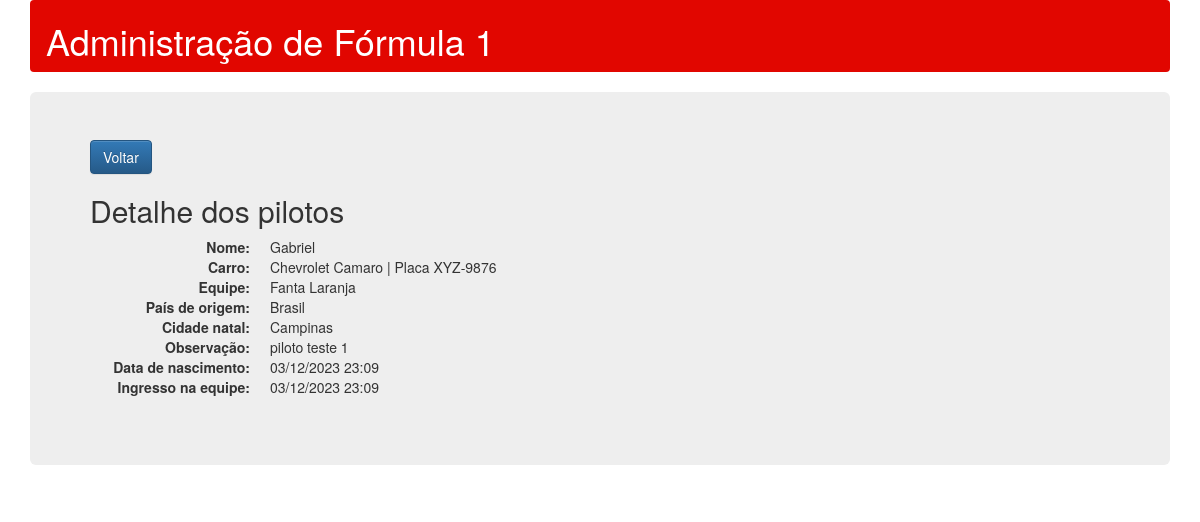
The app's page /pilotos/1/ with its own data.
### formulaum/models.py (models this page shows)
class Piloto(Model):
    nome = CharField(max_length=50)
    carro = ForeignKey(Carro, on_delete=models.CASCADE)
    equipe = ForeignKey(Equipe, on_delete=models.CASCADE)
    data_de_ingresso_na_equipe = DateTimeField(
        auto_now_add=True, verbose_name='Data de ingresso na equipe')
    data_de_nascimento = DateTimeField(verbose_name='Data Nascimento',
         null=True, blank=True)
    pais_de_origem = CharField(max_length=100)
    cidade_natal = CharField(max_length=100, null=True, blank=True)
    observacao = TextField(null=True, blank=True)
    class Meta:
      ordering = ['-data_de_ingresso_na_equipe']

class Carro(Model):
    modelo = CharField(max_length=50)
    placa = CharField(max_length=10)
    ano = CharField(max_length=4, null=True, blank=True)
    cor = CharField(max_length=50, null=True, blank=True)
    equipe = ForeignKey(Equipe, on_delete=models.CASCADE)
    data_de_compra = DateTimeField(auto_now_add=True,
                                   verbose_name='Data de compra')
    feita_manutencao = BooleanField(default=False,
                                    verbose_name='Foi feita manutenção?')
    observacao = TextField(null=True, blank=True)
    def __str__(self):
      return self.modelo + ' | Placa ' + self.placa
    class Meta:
      ordering = ['-data_de_compra']

class Equipe(Model):
    nome = CharField(max_length=50)
    data_de_ingresso_no_campeonato = DateTimeField(
        auto_now_add=True, verbose_name='Data de ingresso no campeonato')
    pais = CharField(max_length=100)
    cidade = CharField(max_length=200, null=True, blank=True)
    diretor = CharField(max_length=200, null=True, blank=True)
    funcionarios = CharField(max_length=200, null=True, blank=True)
    observacao = TextField(null=True, blank=True)
    def __str__(self):
      return self.nome
    class Meta:
      ordering = ['-data_de_ingresso_no_campeonato']

### formulaum/views.py (the view)
# urls.py: path('pilotos/<int:pk>/', PilotoDetail.as_view(), name="piloto-detail", ),
class PilotoDetail(DetailView):
  model = Piloto

### formulaum/templates/formulaum/piloto_detail.html
{% extends "base.html" %}
{% block content %}
      <a class="btn btn-primary" href="/pilotos/">Voltar</a>
      <div class="page_header">
          <h2>Detalhe dos pilotos</h2>
      </div>
      <dl class="dl-horizontal">
        <dt>Nome:</dt>
        <dd>{{ object.nome }}</dd>
        <dt>Carro:</dt>
        <dd>{{ object.carro }}</dd>
        <dt>Equipe:</dt>
        <dd>{{ object.equipe }}</dd>
        <dt>País de origem:</dt>
        <dd>{{ object.pais_de_origem }}</dd>
        {% if object.cidade_natal %}
          <dt>Cidade natal:</dt>
          <dd>{{ object.cidade_natal }}</dd>
        {% endif %}
        {% if object.observacao %}
          <dt>Observação:</dt>
          <dd>{{ object.observacao}}</dd>
        {% endif %}
        {% if object.data_de_nascimento %}
          <dt>Data de nascimento:</dt>
          <dd>{{ object.data_de_nascimento|date:"d/m/Y H:i"}}</dd>
        {% endif %}
        <dt>Ingresso na equipe:</dt>
        <dd>{{ object.data_de_ingresso_na_equipe|date:"d/m/Y H:i"}}</dd>
{% endblock %}

### records on screen
Piloto: nome "Gabriel", carro "Chevrolet Camaro | Placa XYZ-9876", equipe "Fanta Laranja", pais_de_origem "Brasil", cidade_natal "Campinas", observacao "piloto teste 1", data_de_nascimento "03/12/2023 23:09", data_de_ingresso_na_equipe "03/12/2023 23:09"
